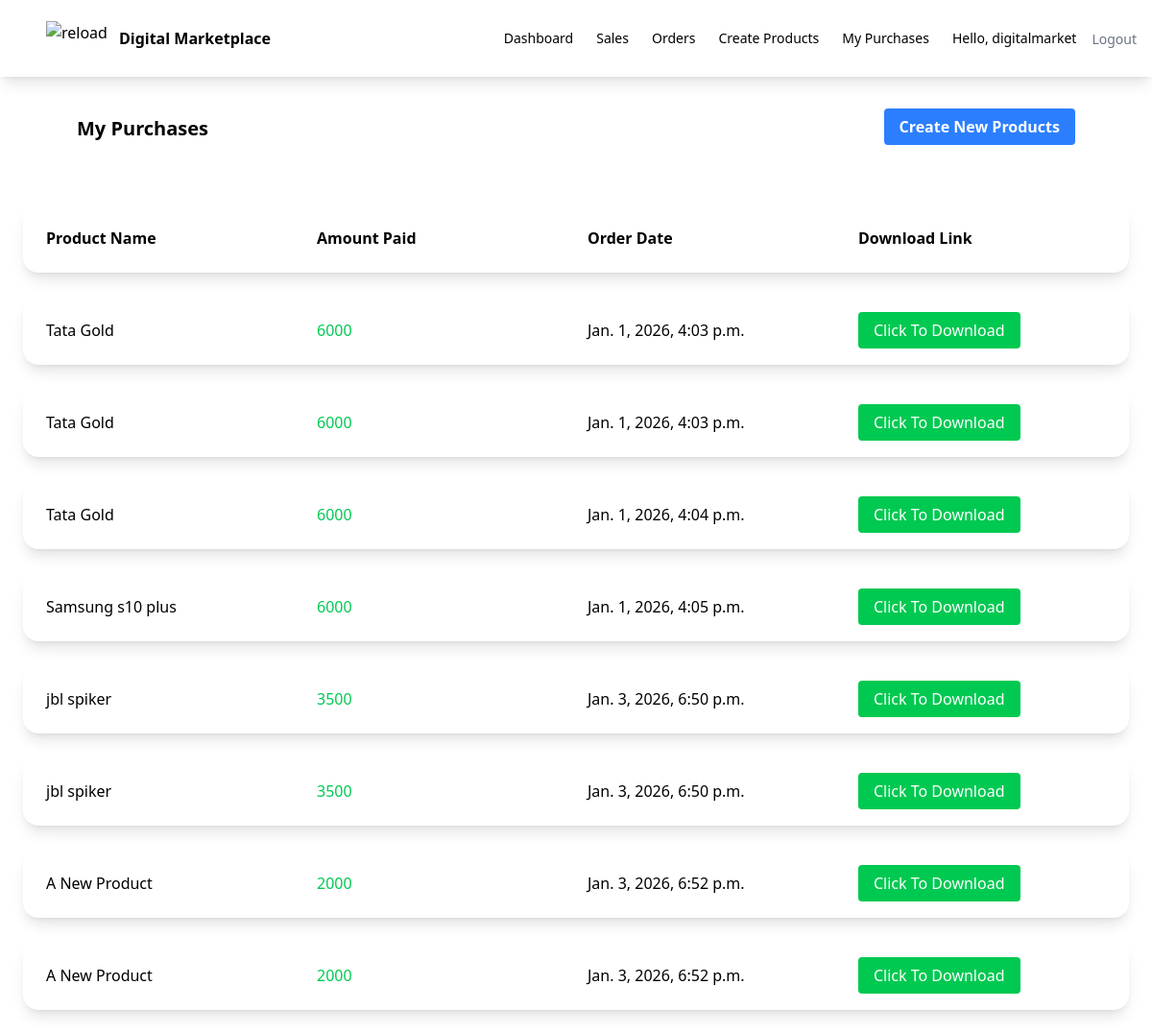
The page /purchases/ (signed in) on the database its author committed.
### myapp/models.py (models this page shows, shortened)
class OrderDetail(models.Model):
    customer_email = models.EmailField()
    product = models.ForeignKey(Product, on_delete=models.CASCADE)
    amount = models.IntegerField()
    stripe_session_id = models.CharField(max_length=255)
    stripe_payment_intent = models.CharField(
        max_length=255,
        null=True,
        blank=True
    )
    has_paid = models.BooleanField(default=False)
    created_on = models.DateTimeField(auto_now_add=True)
    updated_on = models.DateTimeField(auto_now=True)

class Product(models.Model):
    seller=models.ForeignKey(User,on_delete=models.CASCADE)
    name = models.CharField(max_length=100)
    description = models.CharField(max_length=200)
    price = models.FloatField()
    file = models.FileField(upload_to='uploads')
    total_sales_amount=models.IntegerField(default=0)
    total_order=models.IntegerField(default=0)

### myapp/views.py (the view)
# urls.py: path('purchases/',views.my_purchases,name="purchases"),
def my_purchases(request):
    orders=OrderDetail.objects.filter(customer_email=request.user.email)
    return render (request,'myapp/purchases.html' ,{'orders':orders})

### myapp/templates/myapp/purchases.html
{% extends "myapp/base.html" %}
{% block body %}
<div class="flex justify-between">
  <div class="ml-20 mt-10 font-bold text-xl">My Purchases</div>
  <div class="mr-20 mt-10">
    <a
      class="bg-blue-500 hover:bg-blue-700 text-white font-bold py-2 px-4 rounded"
      href=" {% url 'createproduct' %}"
      >Create New Products
    </a>
  </div>
</div>
<div class="max-w-7xl mx-auto p-6 space-y-6 mt-10">
    <div class="order-header bg-white shadow-lg rounded-2xl p-6 flex items-center space-x-6 font-bold">
        <div class="w-1/4">
            Product Name
        </div>
            <div class="w-1/4">
                Amount Paid
        </div>
        <div class="w-1/4">
            Order Date
        </div>
            <div class="w-1/4">
                Download Link
        </div>
    </div>
  {% for order in orders %}
  <div class="bg-white shadow-lg rounded-2xl p-6 flex items-center space-x-6">
        <div class="w-1/4">
            {{ order.product.name }}
        </div>
            <div class="w-1/4 text-green-500">
                {{ order.amount}}
        </div>
            <div class="w-1/4">
                {{order.created_on}}
        </div>
            <div class="w-1/4">
                 <a class="bg-green-500 text-white px-4 py-2 rounded " href="{{order.product.file.url}}" download >Click To Download </a>
        </div>
  </div>
  {% endfor %}
</div>
{% endblock %}

### myapp/templates/myapp/base.html (shortened to what this page needs)
<!DOCTYPE html>
<html lang="en">
<head>
    <script src="https://cdn.jsdelivr.net/npm/@tailwindcss/browser@4"></script>
</head>
<body>
    <nav class="shadow-lg">
        <div class="flex flex-wrap justify-between ml-5 items-center mx-auto px-4 py-2.5">
            <a href="{% url 'index' %}" class="flex items-center">
                <img class ="h-9 m-3"src="https://cdn.vectorstock.com/i/500p/58/21/automotive-cart-logo-icon-vector-25225821.jpg" alt="reload">
                <span class="self-center text-xml font-semibold ">Digital Marketplace</span>
            </a>
            <div class="flex items-center ">
                <a href="{% url 'dashboard' %}" class="mr-6 text-sm font-medium text-grey-500">Dashboard</a>
                <a href="{% url 'sales' %}" class="mr-6 text-sm font-medium text-grey-500">Sales</a>
                <a href="" class="mr-6 text-sm font-medium text-grey-500">Orders</a>
                <a href="{% url 'createproduct' %}" class="mr-6 text-sm font-medium text-grey-500">Create Products </a>
                <a href="{% url 'purchases' %}" class="mr-6 text-sm font-medium text-grey-500">My Purchases</a>
            {% if user.is_authenticated %}
            <p class="text-sm mr-4">Hello, {{ user.username }}</p>
            <form method="POST" action="{% url 'logout' %}">
                <button
                    type="submit"
                    class="text-sm font-medium text-gray-500 hover:text-red-600"
                >
                    Logout
                </button>
            </form>
            {% else %}
            <a href="{% url 'login' %}" class=" text-sm font-medium text-grey-500">
                Login
            </a>
            {% endif %}
            </div>
        </div>
    </nav>
    {% block body %}
    {% endblock body %}
</body>
</html>

### rows shown on the page
OrderDetail: product.name "Tata Gold", amount "6000", created_on "Jan. 1, 2026, 4:03 p.m."
OrderDetail: product.name "Tata Gold", amount "6000", created_on "Jan. 1, 2026, 4:03 p.m."
OrderDetail: product.name "Tata Gold", amount "6000", created_on "Jan. 1, 2026, 4:04 p.m."
OrderDetail: product.name "Samsung s10 plus", amount "6000", created_on "Jan. 1, 2026, 4:05 p.m."
OrderDetail: product.name "jbl spiker", amount "3500", created_on "Jan. 3, 2026, 6:50 p.m."
OrderDetail: product.name "jbl spiker", amount "3500", created_on "Jan. 3, 2026, 6:50 p.m."
OrderDetail: product.name "A New Product", amount "2000", created_on "Jan. 3, 2026, 6:52 p.m."
OrderDetail: product.name "A New Product", amount "2000", created_on "Jan. 3, 2026, 6:52 p.m."

### other values the page prints
{{ user.username }} "digitalmarket"
